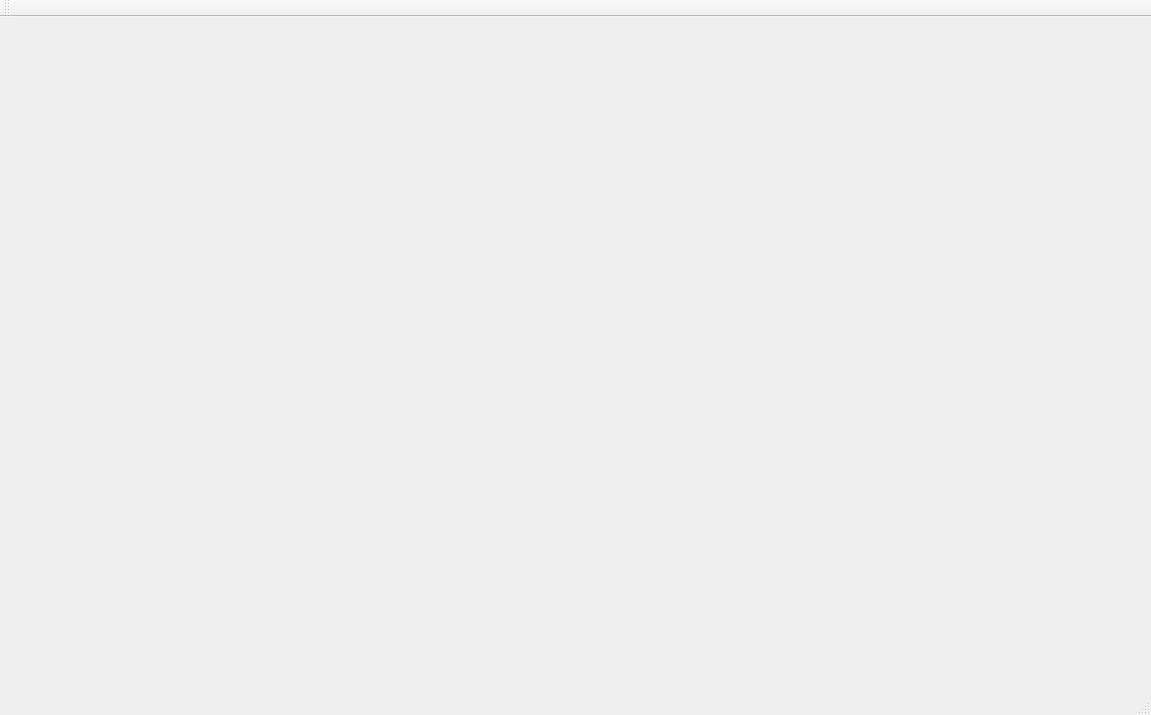
<?xml version="1.0" encoding="UTF-8"?>
<ui version="4.0">
 <class>MainWindow</class>
 <widget class="QMainWindow" name="MainWindow">
  <property name="geometry">
   <rect>
    <x>0</x>
    <y>0</y>
    <width>1151</width>
    <height>715</height>
   </rect>
  </property>
  <property name="windowTitle">
   <string>MainWindow</string>
  </property>
  <widget class="QWidget" name="centralWidget"/>
  <widget class="QMenuBar" name="menuBar">
   <property name="geometry">
    <rect>
     <x>0</x>
     <y>0</y>
     <width>1151</width>
     <height>26</height>
    </rect>
   </property>
  </widget>
  <widget class="QToolBar" name="mainToolBar">
   <attribute name="toolBarArea">
    <enum>TopToolBarArea</enum>
   </attribute>
   <attribute name="toolBarBreak">
    <bool>false</bool>
   </attribute>
  </widget>
  <widget class="QStatusBar" name="statusBar"/>
 </widget>
 <layoutdefault spacing="6" margin="11"/>
 <resources/>
 <connections/>
</ui>
